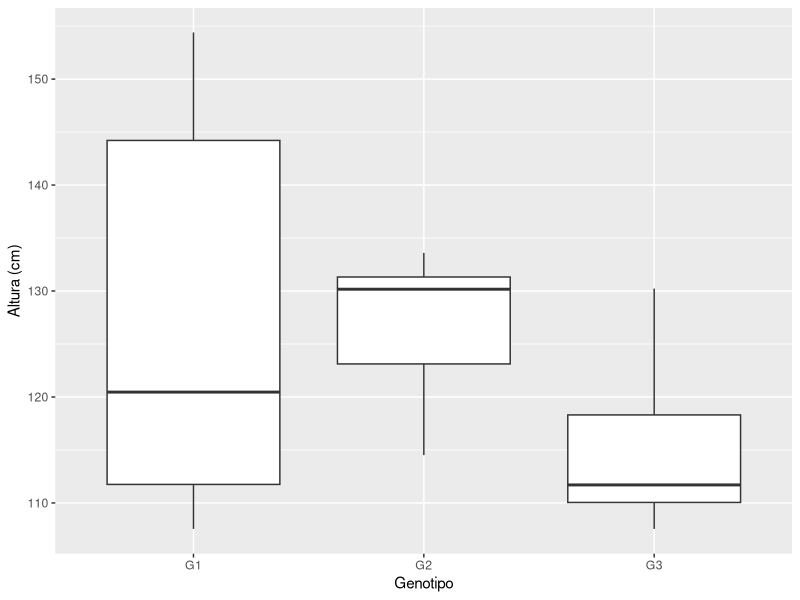
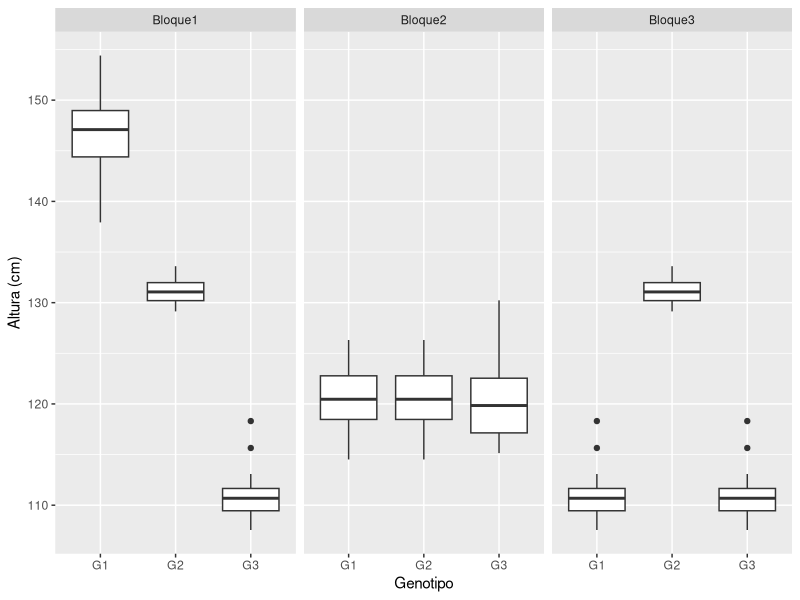
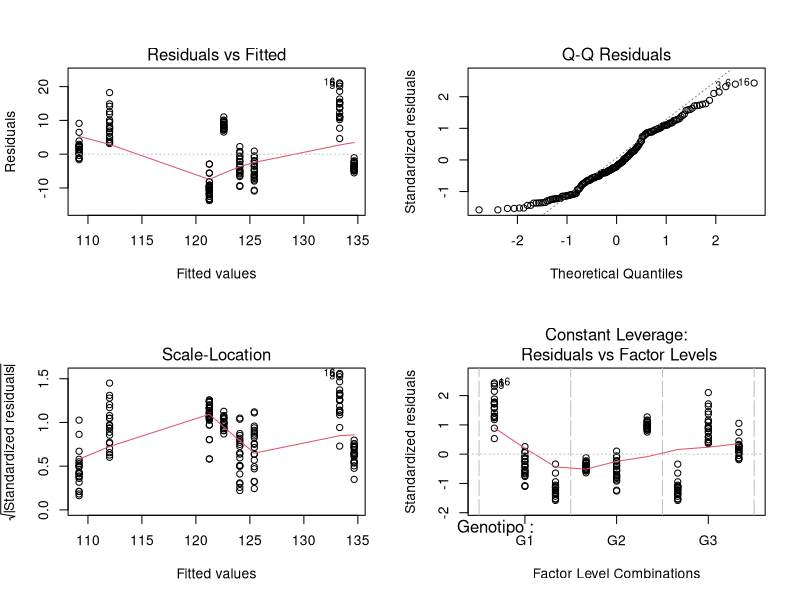
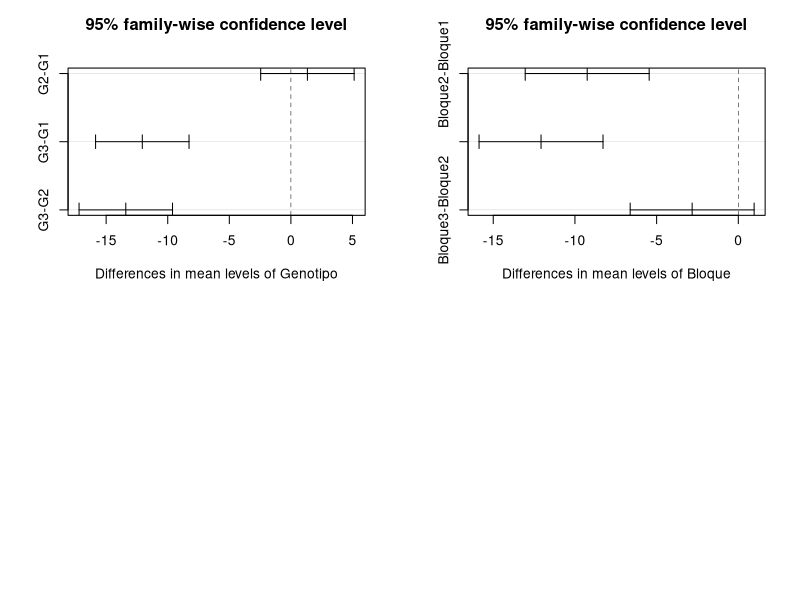

The R source for these figures, in order:
## ---- chunk 1
datos <- read.csv("data/data_ejemplo.csv")
head(datos)
## ---- chunk 2
summary(datos)
## ---- chunk 3
library(tidyverse)
datos %>% ggplot(aes(x = Genotipo, y = Altura)) +
  geom_boxplot() + labs(y = "Altura (cm)")
## ---- chunk 4
datos %>% ggplot(aes(x = Genotipo, y = Altura)) +
  facet_wrap(~Bloque) +
  geom_boxplot() + labs(y = "Altura (cm)")
## ---- chunk 5
modelo <- aov(Altura ~ Genotipo + Bloque, data = datos)
summary(modelo)
## ---- chunk 6
# Estimador de la varianza del error aleatorio
varErr <- summary(modelo)[[1]]$"Mean Sq"[3]

# Estimación de la desviación estándar del error aleatorio
desvErr <- sqrt(varErr)
desvErr
## ---- chunk 7
par(mfrow = c(2, 2))
plot(modelo)
## ---- chunk 8
TukeyHSD(modelo)
## ---- chunk 9
plot(TukeyHSD(modelo, which = "Genotipo"))
## ---- chunk 10
plot(TukeyHSD(modelo, which = "Bloque"))
